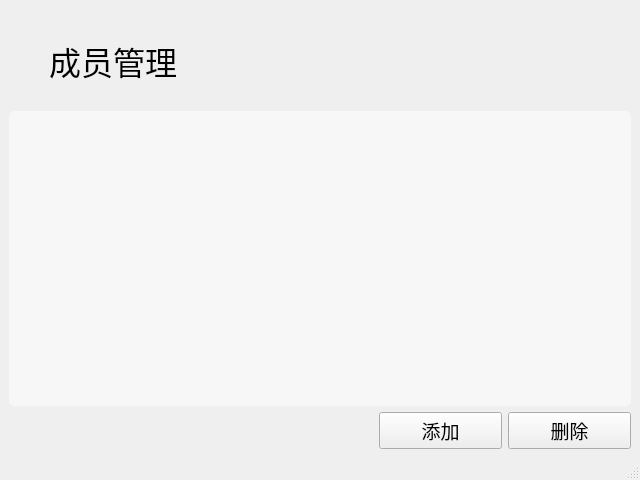
<?xml version="1.0" encoding="UTF-8"?>
<ui version="4.0">
 <class>AddMember</class>
 <widget class="QMainWindow" name="AddMember">
  <property name="geometry">
   <rect>
    <x>0</x>
    <y>0</y>
    <width>640</width>
    <height>480</height>
   </rect>
  </property>
  <property name="windowTitle">
   <string>MainWindow</string>
  </property>
  <property name="styleSheet">
   <string notr="true">QMainWindow
{
	border-image:url(:/window.png);
}</string>
  </property>
  <widget class="QWidget" name="centralwidget">
   <layout class="QVBoxLayout" name="verticalLayout">
    <item>
     <layout class="QHBoxLayout" name="horizontalLayout">
      <item>
       <spacer name="horizontalSpacer">
        <property name="orientation">
         <enum>Qt::Horizontal</enum>
        </property>
        <property name="sizeHint" stdset="0">
         <size>
          <width>40</width>
          <height>20</height>
         </size>
        </property>
       </spacer>
      </item>
      <item>
       <widget class="QPushButton" name="hideButton">
        <property name="sizePolicy">
         <sizepolicy hsizetype="Preferred" vsizetype="Preferred">
          <horstretch>0</horstretch>
          <verstretch>0</verstretch>
         </sizepolicy>
        </property>
        <property name="text">
         <string/>
        </property>
        <property name="icon">
         <iconset resource="res.qrc">
          <normaloff>:/icons/zoom.png</normaloff>:/icons/zoom.png</iconset>
        </property>
        <property name="iconSize">
         <size>
          <width>25</width>
          <height>25</height>
         </size>
        </property>
        <property name="flat">
         <bool>true</bool>
        </property>
       </widget>
      </item>
      <item>
       <spacer name="horizontalSpacer_2">
        <property name="orientation">
         <enum>Qt::Horizontal</enum>
        </property>
        <property name="sizeType">
         <enum>QSizePolicy::Fixed</enum>
        </property>
        <property name="sizeHint" stdset="0">
         <size>
          <width>15</width>
          <height>20</height>
         </size>
        </property>
       </spacer>
      </item>
      <item>
       <widget class="QPushButton" name="closeButton">
        <property name="sizePolicy">
         <sizepolicy hsizetype="Minimum" vsizetype="Minimum">
          <horstretch>0</horstretch>
          <verstretch>0</verstretch>
         </sizepolicy>
        </property>
        <property name="text">
         <string/>
        </property>
        <property name="icon">
         <iconset resource="res.qrc">
          <normaloff>:/icons/close.png</normaloff>:/icons/close.png</iconset>
        </property>
        <property name="iconSize">
         <size>
          <width>25</width>
          <height>25</height>
         </size>
        </property>
        <property name="flat">
         <bool>true</bool>
        </property>
       </widget>
      </item>
      <item>
       <spacer name="horizontalSpacer_3">
        <property name="orientation">
         <enum>Qt::Horizontal</enum>
        </property>
        <property name="sizeType">
         <enum>QSizePolicy::Fixed</enum>
        </property>
        <property name="sizeHint" stdset="0">
         <size>
          <width>10</width>
          <height>20</height>
         </size>
        </property>
       </spacer>
      </item>
     </layout>
    </item>
    <item>
     <layout class="QHBoxLayout" name="horizontalLayout_2" stretch="0,0,3">
      <property name="topMargin">
       <number>0</number>
      </property>
      <item>
       <spacer name="horizontalSpacer_5">
        <property name="orientation">
         <enum>Qt::Horizontal</enum>
        </property>
        <property name="sizeHint" stdset="0">
         <size>
          <width>40</width>
          <height>20</height>
         </size>
        </property>
       </spacer>
      </item>
      <item>
       <widget class="QLabel" name="label">
        <property name="font">
         <font>
          <pointsize>24</pointsize>
         </font>
        </property>
        <property name="text">
         <string>成员管理</string>
        </property>
       </widget>
      </item>
      <item>
       <spacer name="horizontalSpacer_4">
        <property name="orientation">
         <enum>Qt::Horizontal</enum>
        </property>
        <property name="sizeHint" stdset="0">
         <size>
          <width>40</width>
          <height>20</height>
         </size>
        </property>
       </spacer>
      </item>
     </layout>
    </item>
    <item>
     <layout class="QVBoxLayout" name="verticalLayout_2">
      <property name="topMargin">
       <number>20</number>
      </property>
     </layout>
    </item>
    <item>
     <widget class="QTableWidget" name="nameTableWidget">
      <property name="styleSheet">
       <string notr="true">QTableWidget{
	border-radius:5px;
	background-color:rgba(255, 255,255,50%);
}</string>
      </property>
      <property name="editTriggers">
       <set>QAbstractItemView::DoubleClicked</set>
      </property>
      <property name="dragDropOverwriteMode">
       <bool>false</bool>
      </property>
      <property name="selectionMode">
       <enum>QAbstractItemView::MultiSelection</enum>
      </property>
      <property name="selectionBehavior">
       <enum>QAbstractItemView::SelectRows</enum>
      </property>
      <property name="sortingEnabled">
       <bool>true</bool>
      </property>
      <attribute name="verticalHeaderVisible">
       <bool>false</bool>
      </attribute>
     </widget>
    </item>
    <item>
     <layout class="QHBoxLayout" name="horizontalLayout_3" stretch="3,1,1">
      <property name="topMargin">
       <number>0</number>
      </property>
      <item>
       <spacer name="horizontalSpacer_6">
        <property name="orientation">
         <enum>Qt::Horizontal</enum>
        </property>
        <property name="sizeHint" stdset="0">
         <size>
          <width>40</width>
          <height>20</height>
         </size>
        </property>
       </spacer>
      </item>
      <item>
       <widget class="QPushButton" name="addPushButton">
        <property name="font">
         <font>
          <pointsize>14</pointsize>
         </font>
        </property>
        <property name="text">
         <string>添加</string>
        </property>
       </widget>
      </item>
      <item>
       <widget class="QPushButton" name="delPushButton">
        <property name="font">
         <font>
          <pointsize>14</pointsize>
         </font>
        </property>
        <property name="text">
         <string>删除</string>
        </property>
       </widget>
      </item>
     </layout>
    </item>
   </layout>
  </widget>
  <widget class="QStatusBar" name="statusbar"/>
 </widget>
 <resources>
  <include location="res.qrc"/>
 </resources>
 <connections>
  <connection>
   <sender>closeButton</sender>
   <signal>clicked()</signal>
   <receiver>AddMember</receiver>
   <slot>close()</slot>
   <hints>
    <hint type="sourcelabel">
     <x>595</x>
     <y>26</y>
    </hint>
    <hint type="destinationlabel">
     <x>319</x>
     <y>239</y>
    </hint>
   </hints>
  </connection>
  <connection>
   <sender>hideButton</sender>
   <signal>clicked()</signal>
   <receiver>AddMember</receiver>
   <slot>showMinimized()</slot>
   <hints>
    <hint type="sourcelabel">
     <x>531</x>
     <y>26</y>
    </hint>
    <hint type="destinationlabel">
     <x>319</x>
     <y>239</y>
    </hint>
   </hints>
  </connection>
 </connections>
</ui>
